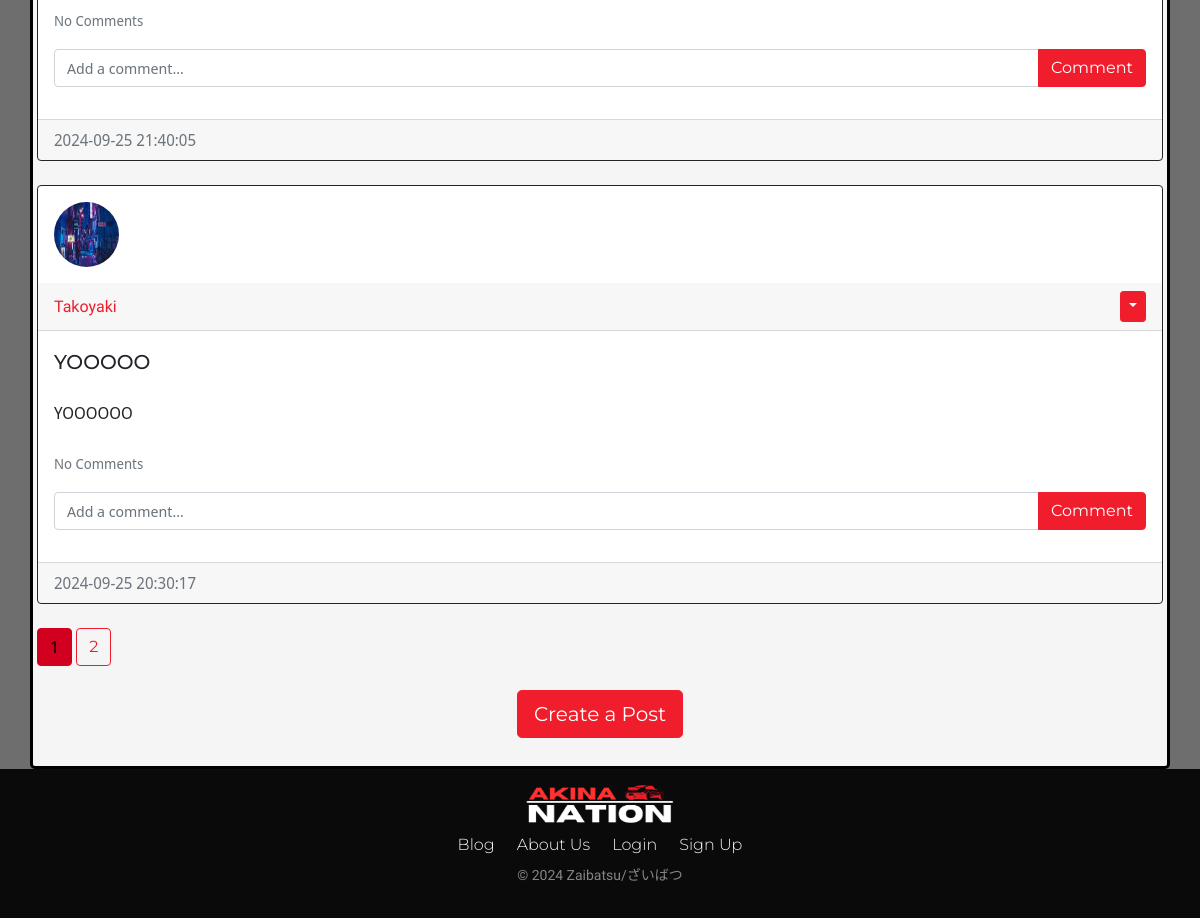
/blog (signed in, lower part), run on an earlier commit of the app's database.
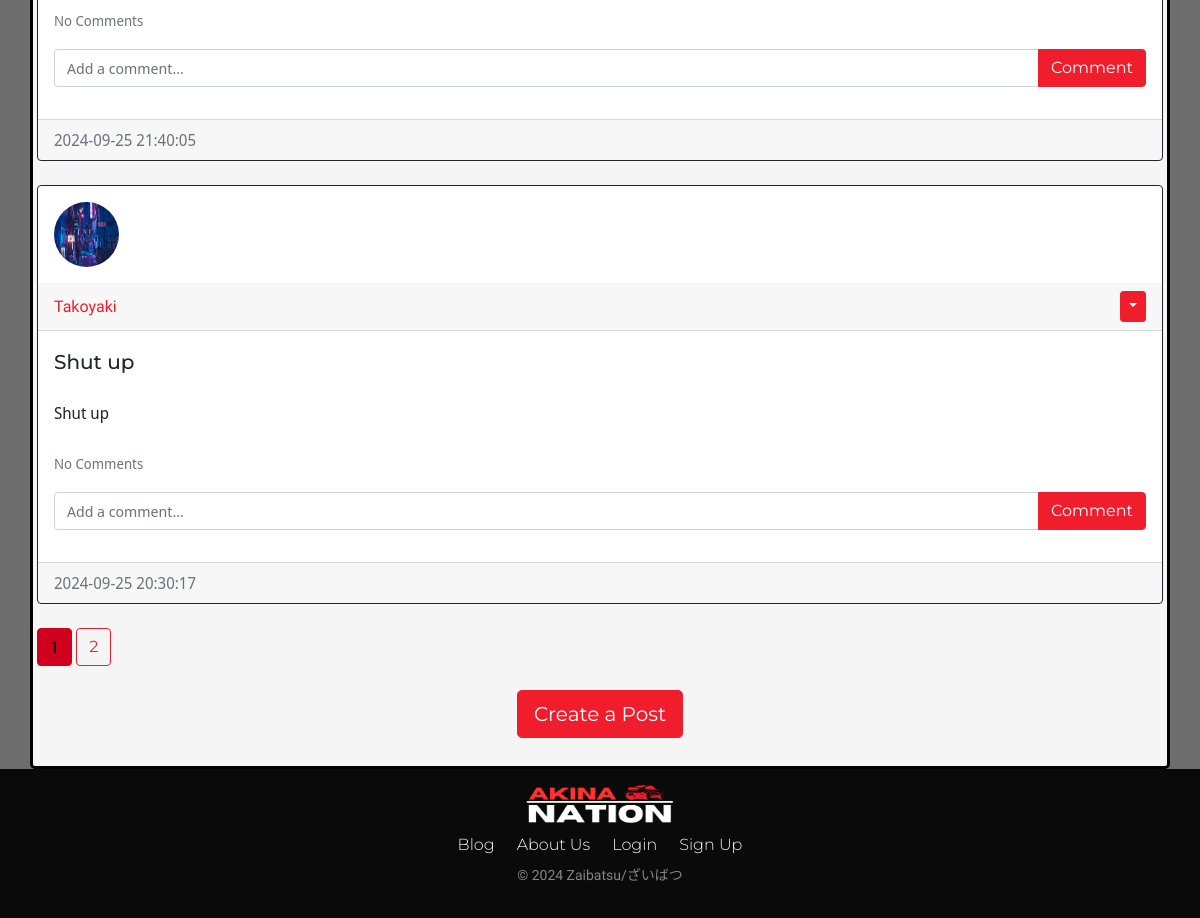
And on a later commit of the database.
### website/models.py (models this page shows)
class Post(db.Model):
    id = db.Column(db.Integer, primary_key=True)
    title = db.Column(db.String(100), nullable=False)
    text = db.Column(db.Text, nullable=False)
    date_created = db.Column(db.DateTime(timezone=True), default=func.now())
    author = db.Column(db.Integer, db.ForeignKey('user.id', ondelete="CASCADE"), nullable=False)
    comments= db.relationship('Comment', backref='post', passive_deletes=True)

class User(db.Model, UserMixin):
    id = db.Column(db.Integer, primary_key=True)
    email = db.Column(db.String(150), unique=True)
    username = db.Column(db.String(150), unique=True)
    password = db.Column(db.String(150))
    image_file = db.Column(db.String(20), nullable=False, default='default.png')
    date_created = db.Column(db.DateTime(timezone=True), default=func.now())
    posts = db.relationship('Post', backref='user', passive_deletes=True)
    comments= db.relationship('Comment', backref='user', passive_deletes=True)

### website/views.py (the view)
@views.route("/blog")
@login_required
def blog():
    page = request.args.get('page', 1, type=int)
    posts = Post.query.order_by(Post.date_created.desc()).paginate(page=page, per_page=4)
    return render_template("blog.html", user=current_user, posts=posts)

### website/__init__.py (called while the page is built)
def create_app():
    app = Flask(__name__, static_folder='static')
    app.config['SECRET_KEY'] = "lNJrn@]@neV]O.h"
    app.config['SQLALCHEMY_DATABASE_URI'] = f'sqlite:///{DB_NAME}'
    db.init_app(app)
    from .views import views
    from .auth import auth
    app.register_blueprint(views, url_prefix="/")
    app.register_blueprint(auth, url_prefix="/")
    from .models import User, Post, Comment
    with app.app_context():
        db.create_all()
    login_manager = LoginManager()
    login_manager.login_view = "auth.login"
    login_manager.init_app(app)
    @login_manager.user_loader
    def load_user(id):
        return User.query.get(int(id))
    return app

### website/templates/blog.html
{% extends "posts_div.html" %} {% block title %} Blog {% endblock %}

### website/templates/posts_div.html (shortened to what this page needs)
{% extends "template.html" %} {% block title %}Home{% endblock %}
{% block content %}
<div id="posts">
	{% for post in posts %}
	<div class="card border-dark">
    <img class="rounded-circle article-img" src="{{ url_for('static', filename='profile_pics/' + post.user.image_file) }}">
		<div class="card-header d-flex justify-content-between align-items-center">
			<a class="post-username" href="/posts/{{post.user.username}}">{{post.user.username}}</a>
				<div>
					{% if user.id == post.author %}
					<div class="btn-group">
						<button type="button" class="btn btn-sm btn-primary dropdown-toggle" data-bs-toggle="dropdown"></button>
					</div>
					{% endif %}
				</div>
      </div>
			<div class="card-body">
        <div class="card-text post-title">{{post.title}}</div>
				<br />
				<div class="card-text post-content">{{post.text}}</div>
				<br />
        <p class="card-text">
          {% if post.comments|length > 0 %}
          <a data-bs-toggle="collapse" href="#comments-{{post.id}}" role="button">
            <small id="numberComments">View {{post.comments|length}} Comments</small>
          </a>
          {% else %}
          <small class="text-muted" id="noneComments">No Comments</small>
          {% endif %}
        </p>
        <form
          class="input-group mb-3"
          method="POST"
          action="/create-comment/{{post.id}}"
        >
          <input
            type="text"
            id="commentInput"
            name="text"
            class="form-control"
            placeholder="Add a comment..."
          />
          <button type="submit" class="btn btn-primary">Comment</button>
        </form>
			</div>
			<div class="card-footer text-muted">{{post.date_created}}</div>
	  </div>
	<br />
  {% endfor %}
</div>
  {% for page_num in posts.iter_pages(left_edge=1, right_edge=1, left_current=1, right_current=2) %}
    {% if page_num %}
      {% if posts.page == page_num %}
        <a class="btn btn-info mb-4" href="{{ url_for('views.blog', page=page_num)}}">{{ page_num }}</a>
      {% else %}
        <a class="btn btn-outline-info mb-4" href="{{ url_for('views.blog', page=page_num)}}">{{ page_num }}</a>
      {% endif %}
    {% endif %}
  {% endfor%}
{% block footer %}
<br>
<div align="center">
	<a href="/create-post">
		<button type="button" class="btn btn-primary btn-lg">
			Create a Post
		</button>
	</a>
</div>
<br/>
{% endblock %} {% endblock %}

What changed in the data, as far as the page shows it:
changed Post "Takoyaki": title "YOOOOO" → "Shut up"; text "YOOOOOO" → "Shut up"
